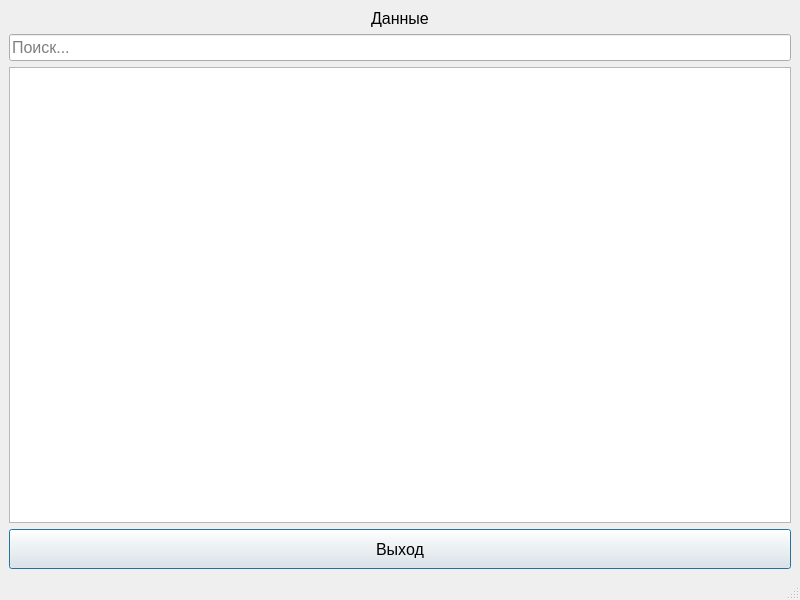
<?xml version="1.0" encoding="UTF-8"?>
<ui version="4.0">
 <class>MainWindow</class>
 <widget class="QMainWindow" name="MainWindow">
  <property name="geometry">
   <rect>
    <x>0</x>
    <y>0</y>
    <width>800</width>
    <height>600</height>
   </rect>
  </property>
  <property name="windowTitle">
   <string>MainWindow</string>
  </property>
  <widget class="QWidget" name="centralwidget">
   <property name="font">
    <font>
     <family>MS UI Gothic</family>
     <pointsize>12</pointsize>
    </font>
   </property>
   <layout class="QVBoxLayout" name="verticalLayout">
    <item>
     <widget class="QLabel" name="label">
      <property name="text">
       <string>&lt;html&gt;&lt;head/&gt;&lt;body&gt;&lt;p align=&quot;center&quot;&gt;Данные&lt;/p&gt;&lt;/body&gt;&lt;/html&gt;</string>
      </property>
     </widget>
    </item>
    <item>
     <layout class="QHBoxLayout" name="horizontalLayout">
      <item>
       <widget class="QLineEdit" name="lineEdit">
        <property name="text">
         <string/>
        </property>
        <property name="placeholderText">
         <string>Поиск...</string>
        </property>
       </widget>
      </item>
     </layout>
    </item>
    <item>
     <widget class="QTableView" name="tableView"/>
    </item>
    <item>
     <widget class="QPushButton" name="pushButton">
      <property name="minimumSize">
       <size>
        <width>0</width>
        <height>40</height>
       </size>
      </property>
      <property name="text">
       <string>Выход</string>
      </property>
      <property name="autoDefault">
       <bool>true</bool>
      </property>
      <property name="default">
       <bool>true</bool>
      </property>
     </widget>
    </item>
   </layout>
  </widget>
  <widget class="QMenuBar" name="menubar">
   <property name="geometry">
    <rect>
     <x>0</x>
     <y>0</y>
     <width>800</width>
     <height>21</height>
    </rect>
   </property>
  </widget>
  <widget class="QStatusBar" name="statusbar"/>
 </widget>
 <resources/>
 <connections/>
</ui>
